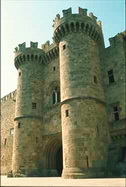
#> input picture devoir/DVI1/1468.jpg, 126 x 187 px; its folder holds only this picture in this run
$ jupyter execute Untitled.ipynb
#> lines starting #> are read from the running program, lines starting #| are printed output that depends on the picture
# Analyse de similarité d’image

Ce projet est une application basée sur Python qui analyse et compare les images en fonction des caractéristiques de couleur. Il calcule les histogrammes de couleur, identifie les couleurs dominantes et mesure la similarité entre les images à l’aide d’un histogramme et de mesures basées sur les couleurs. Les résultats comprennent des visualisations des images les plus similaires, ce qui le rend utile pour le traitement d’image et les applications de récupération d’image basée sur le contenu (CBIR).

### Étape 1 : Charger les images

Charger les images à partir du répertoire spécifié, en indiquant les chemins de toutes les images chargées.

[cell 1]
import os

image_dir = '../devoir/DVI1'
image_paths = [os.path.join(image_dir, f) for f in os.listdir(image_dir) if f.endswith(('.jpg', '.png'))]

### Étape 2 : Calculer et afficher les histogrammes de couleur

Calcule et affiche les histogrammes de chaque canal de couleur dans chaque image.

[cell 2]
import cv2
import numpy as np
import matplotlib.pyplot as plt

def calculate_color_histogram(image_path):
#> called with image_path = '../devoir/DVI1/1468.jpg'
    img = cv2.imread(image_path)
#> img is the input picture: shape (187, 126, 3); mean B, G, R 110.3, 134.5, 128.3
    chans = cv2.split(img)
    colors = ("b", "g", "r")
    histograms = {}

    # Calculate histogram for each color channel
    for (chan, color) in zip(chans, colors):
        hist = cv2.calcHist([chan], [0], None, [256], [0, 256])
        hist = cv2.normalize(hist, hist).flatten()
        histograms[color] = hist
#> this loop made 3 passes
#> color on passes 1 to 3: 'b', 'g', 'r'
#> after the loop, histograms = 3 items

    return histograms

# histograms calculation
image_histograms = {path: calculate_color_histogram(path) for path in image_paths}
#> image_histograms = 1 item

# Display histograms for the first few images
for i, (path, hist) in enumerate(image_histograms.items()):
    if i >= 1: break  # showing first images
    plt.figure(figsize=(10, 4))
    plt.suptitle(f"Histograms for {os.path.basename(path)}")

    for j, color in enumerate(("b", "g", "r")):
        plt.subplot(1, 3, j + 1)
        plt.plot(hist[color], color=color)
        plt.title(f"{color.upper()} channel")
    plt.show()
#> this loop made 1 pass
#> path on pass 1: '../devoir/DVI1/1468.jpg'
#> pass 1, `plt.show()`:
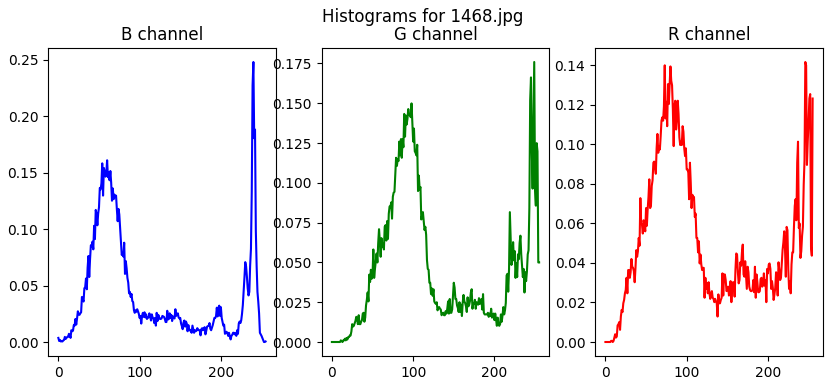
#> figure drawn by matplotlib, 3 panels; panel 1: curve peaks at x = 240, y = 0.248; panel 2: curve peaks at x = 249, y = 0.176; panel 3: curve peaks at x = 246, y = 0.142

### Étape 3 : Calculer et afficher les couleurs dominantes

Identifier et afficher les couleurs dominantes pour chaque image en utilisant KMeans clustering.

[cell 3]
from sklearn.cluster import KMeans
from collections import Counter

def find_dominant_colors(image_path, k=20, threshold=0.05):
#> called with image_path = '../devoir/DVI1/1468.jpg', k = 20, threshold = 0.05
    img = cv2.imread(image_path)
    img = cv2.cvtColor(img, cv2.COLOR_BGR2RGB)
    img = img.reshape((-1, 3))  # image pixels

    # clustering
    kmeans = KMeans(n_clusters=k, random_state=0).fit(img)

    # presence of each clus
    counts = Counter(kmeans.labels_)
#> counts = 20 items
    total_pixels = sum(counts.values())
#> total_pixels = 23562

    # Extract dominant colors
    dominant_colors = []
    for idx, count in counts.items():
        if count / total_pixels > threshold:
            dominant_colors.append(kmeans.cluster_centers_[idx])
#> this loop made 20 passes
#> (idx, count) on passes 1, 3, 4, 5, 6, 7, 8, 9, 10, 11, 12, 13: (14, 264), (11, 1050), (4, 1136), (13, 1465), (12, 143), (8, 2015), (16, 1792), (10, 1623), (17, 1201), (0, 916), (18, 582), (3, 818)
#> count on pass 2: 2330
#> after the loop, dominant_colors = [[242, 249.1, 240], [90.05, 105.3, 80.19], [75.83, 91.61, 66.96], [62.05, 77.38, 56.09], [53.2, 63.23, 43.95], [38.3, 50.56, 35], [111.5, 110.5, 75.18], [79.07, 79.99, 48.26], [96.36, 95.72, 60.2]]

    return np.array(dominant_colors)

# Calculate and display dominant colors for each image
image_dominant_colors = {path: find_dominant_colors(path, k=20) for path in image_paths}
#> image_dominant_colors = 1 item

# Display dominant colors for the first few images
for i, (path, colors) in enumerate(image_dominant_colors.items()):
    if i >= 5: break  # showing first 5 images
    plt.figure(figsize=(8, 2))
    plt.title(f"Dominant Colors for {os.path.basename(path)}")
    plt.imshow([colors.astype(int)])
    plt.axis('off')
    plt.show()
#> this loop made 1 pass
#> pass 1, `plt.show()`:
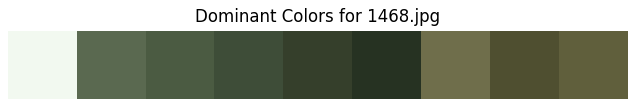
#> figure drawn by matplotlib, 1 panel

### Étape 4 : Calculer les distances de similarité

Calculer les distances par paires entre les images :
- **Distance de l’histogramme** : Basé sur la distance Bhattacharyya entre les histogrammes pour chaque canal de couleur.
- **Distance de couleur dominante** : Basé sur la distance euclidienne entre les ensembles de couleurs dominantes de chaque image.
- **Distance globale** : une métrique normalisée et combinée de l’histogramme et des distances de couleur dominante.

[cell 4]
def bhattacharyya_distance(hist1, hist2):
    return cv2.compareHist(hist1, hist2, cv2.HISTCMP_BHATTACHARYYA)

from scipy.spatial import distance

def dominant_color_distance(colors1, colors2):

    return distance.cdist(colors1, colors2, 'euclidean').mean()


histogram_distances = {}
dominant_color_distances = {}

for i, img_path1 in enumerate(image_paths):
    for j, img_path2 in enumerate(image_paths):
        if i < j:
            # Histogram Distance
            hist1 = image_histograms[img_path1]
            hist2 = image_histograms[img_path2]
            histogram_distances[(img_path1, img_path2)] = (
                bhattacharyya_distance(hist1["b"], hist2["b"]) +
                bhattacharyya_distance(hist1["g"], hist2["g"]) +
                bhattacharyya_distance(hist1["r"], hist2["r"])
            )

            # Dominant Color Distance
            colors1 = image_dominant_colors[img_path1]
            colors2 = image_dominant_colors[img_path2]
            dominant_color_distances[(img_path1, img_path2)] = dominant_color_distance(colors1, colors2)
#> after the loop, dominant_color_distances = 0 items; histogram_distances = 0 items

# Normalize and combine distances for a global similarity measure
global_distances = {}
for pair in histogram_distances:
    hist_dist = histogram_distances[pair]
    color_dist = dominant_color_distances[pair]

    # Normalize and combine
    global_distances[pair] = (hist_dist / max(histogram_distances.values())) + \
                             (color_dist / max(dominant_color_distances.values()))
#> this loop made 0 passes
#> after the loop, global_distances = 0 items

# Sort distances for analysis
sorted_histogram = sorted(histogram_distances.items(), key=lambda x: x[1])
#> sorted_histogram = []
sorted_color = sorted(dominant_color_distances.items(), key=lambda x: x[1])
#> sorted_color = []
sorted_global = sorted(global_distances.items(), key=lambda x: x[1])
#> sorted_global = []

### Étape 5 : Afficher les résultats

Afficher les 5 paires d’images les plus similaires en fonction de chaque mesure de similarité (histogramme, couleurs dominantes, mesure globale)

[cell 5]
from PIL import Image

def plot_similar_images(similar_pairs, title):
    plt.figure(figsize=(15, 10))
    plt.suptitle(title, fontsize=20)

    for i, ((img_path1, img_path2), score) in enumerate(similar_pairs):
        # Load the images
        img1 = Image.open(img_path1)
        img2 = Image.open(img_path2)

        # Plot each pair side by side
        plt.subplot(5, 2, 2*i + 1)
        plt.imshow(img1)
        plt.axis('off')
        plt.title(f"Image 1 - Score: {score:.4f}")

        plt.subplot(5, 2, 2*i + 2)
        plt.imshow(img2)
        plt.axis('off')
        plt.title(f"Image 2 - Score: {score:.4f}")

    plt.tight_layout(rect=[0, 0, 1, 0.96])
    plt.show()

# Select top 5 similar pairs for each metric
top_3_histogram = sorted_histogram[:3]
#> top_3_histogram = []
top_3_color = sorted_color[:3]
#> top_3_color = []
top_3_global = sorted_global[:3]
#> top_3_global = []

# Plot results
plot_similar_images(top_3_histogram, "Top 3 Similar Images by Histogram")
plot_similar_images(top_3_color, "Top 3 Similar Images by Dominant Colors")
plot_similar_images(top_3_global, "Top 3 Similar Images by Global Metric")

$ run again, on devoir/DVI1/1488.jpg
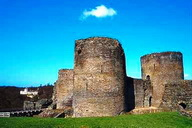
#> input picture devoir/DVI1/1488.jpg, 192 x 128 px
#> in calculate_color_histogram, img is the input picture: shape (128, 192, 3); mean B, G, R 159.6, 141.2, 61.9
#> the loop in calculate_color_histogram, `for (chan, color) in zip(chans, colors):` made 3 passes
#> color on passes 1 to 3: 'b', 'g', 'r'
#> after the loop in calculate_color_histogram, `for (chan, color) in zip(chans, colors):`: histograms = 3 items
#> image_histograms = 1 item
#> the loop `for i, (path, hist) in enumerate(image_histograms.items()):` made 1 pass
#> path on pass 1: '../devoir/DVI1/1488.jpg'
#> pass 1, `plt.show()`:
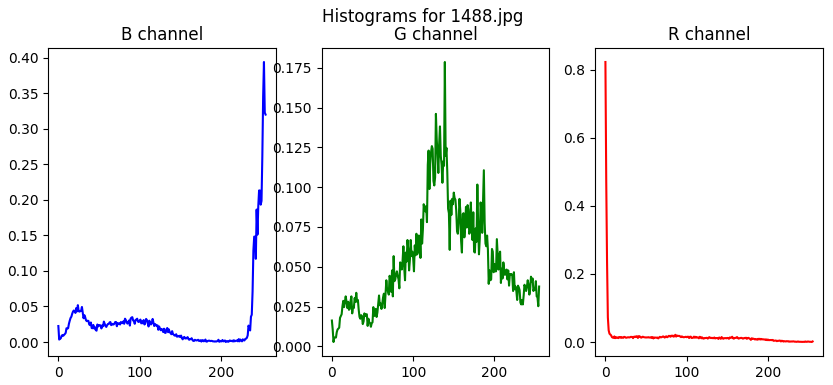
#> figure drawn by matplotlib, 3 panels; panel 1: curve peaks at x = 253, y = 0.394; panel 2: curve peaks at x = 139, y = 0.179; panel 3: curve peaks at x = 0, y = 0.823
#> counts = 20 items
#> total_pixels = 24576
#> the loop in find_dominant_colors, `for idx, count in counts.items():` made 20 passes
#> (idx, count) on passes 1 to 8: (4, 3797), (12, 3865), (10, 635), (0, 1125), (11, 201), (14, 166), (2, 2561), (17, 177)
#> after the loop in find_dominant_colors, `for idx, count in counts.items():`: dominant_colors = [[0.81, 136.2, 242.4], [1.54, 175.4, 249.8], [4.23, 211.3, 252.2], [128.3, 107.6, 86.85], [152.5, 127.2, 100.9], [105.8, 87.41, 70.22], [173.2, 145.6, 116.5]]
#> image_dominant_colors = 1 item
#> the loop `for i, (path, colors) in enumerate(image_dominant_colors.items()):` made 1 pass
#> pass 1, `plt.show()`:
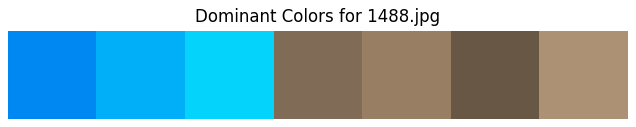
#> figure drawn by matplotlib, 1 panel
#> after the loop `for i, img_path1 in enumerate(image_paths):`: dominant_color_distances = 0 items
#> sorted_histogram = []

$ run again, on devoir/DVI1/3402.jpg
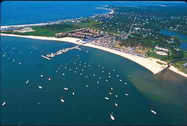
#> input picture devoir/DVI1/3402.jpg, 187 x 126 px
#> in calculate_color_histogram, img is the input picture: shape (126, 187, 3); mean B, G, R 112.5, 95.2, 45.6
#> the loop in calculate_color_histogram, `for (chan, color) in zip(chans, colors):` made 3 passes
#> color on passes 1 to 3: 'b', 'g', 'r'
#> after the loop in calculate_color_histogram, `for (chan, color) in zip(chans, colors):`: histograms = 3 items
#> image_histograms = 1 item
#> the loop `for i, (path, hist) in enumerate(image_histograms.items()):` made 1 pass
#> path on pass 1: '../devoir/DVI1/3402.jpg'
#> pass 1, `plt.show()`:
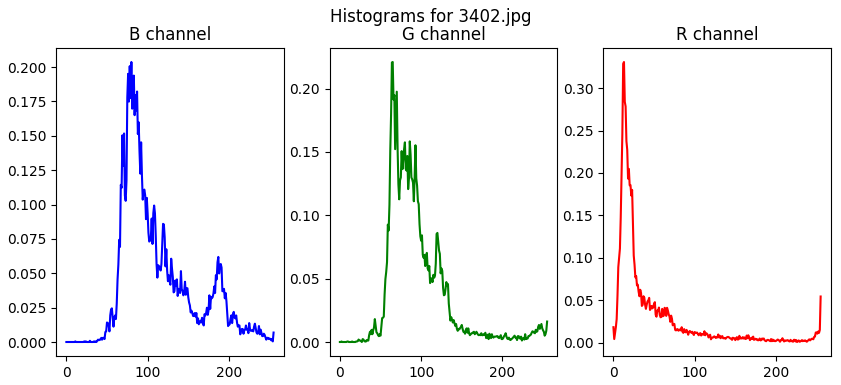
#> figure drawn by matplotlib, 3 panels; panel 1: curve peaks at x = 80, y = 0.204; panel 2: curve peaks at x = 65, y = 0.221; panel 3: curve peaks at x = 13, y = 0.331
#> counts = 20 items
#> total_pixels = 23562
#> the loop in find_dominant_colors, `for idx, count in counts.items():` made 20 passes
#> (idx, count) on passes 1 to 8: (13, 1826), (5, 4052), (10, 1192), (4, 1585), (19, 610), (14, 301), (9, 794), (0, 1527)
#> after the loop in find_dominant_colors, `for idx, count in counts.items():`: dominant_colors = [[14.06, 55.3, 64.99], [14.66, 65.84, 78.78], [15.12, 95.48, 136], [13.98, 120.2, 185.3], [13.54, 87.27, 114.7], [35.96, 90.27, 108], [21.82, 76.78, 92.93], [47.24, 76.01, 74.91], [68.08, 91.93, 86.66]]
#> image_dominant_colors = 1 item
#> the loop `for i, (path, colors) in enumerate(image_dominant_colors.items()):` made 1 pass
#> pass 1, `plt.show()`:
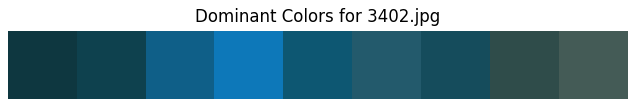
#> figure drawn by matplotlib, 1 panel
#> after the loop `for i, img_path1 in enumerate(image_paths):`: dominant_color_distances = 0 items
#> sorted_histogram = []

$ run again, on devoir/DVI1/3408.jpg
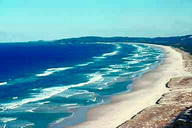
#> input picture devoir/DVI1/3408.jpg, 192 x 128 px
#> in calculate_color_histogram, img is the input picture: shape (128, 192, 3); mean B, G, R 178.2, 164.9, 104
#> the loop in calculate_color_histogram, `for (chan, color) in zip(chans, colors):` made 3 passes
#> color on passes 1 to 3: 'b', 'g', 'r'
#> after the loop in calculate_color_histogram, `for (chan, color) in zip(chans, colors):`: histograms = 3 items
#> image_histograms = 1 item
#> the loop `for i, (path, hist) in enumerate(image_histograms.items()):` made 1 pass
#> path on pass 1: '../devoir/DVI1/3408.jpg'
#> pass 1, `plt.show()`:
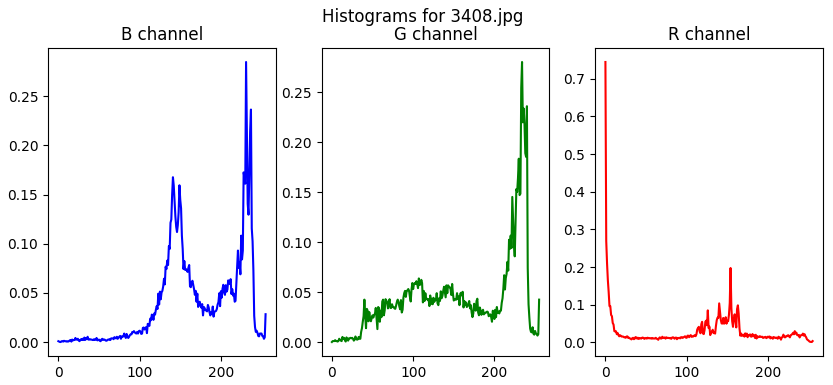
#> figure drawn by matplotlib, 3 panels; panel 1: curve peaks at x = 231, y = 0.285; panel 2: curve peaks at x = 234, y = 0.28; panel 3: curve peaks at x = 0, y = 0.745
#> counts = 20 items
#> total_pixels = 24576
#> the loop in find_dominant_colors, `for idx, count in counts.items():` made 20 passes
#> (idx, count) on passes 1 to 8: (19, 1863), (3, 865), (6, 2362), (16, 1350), (12, 2491), (0, 755), (10, 1004), (8, 3065)
#> after the loop in find_dominant_colors, `for idx, count in counts.items():`: dominant_colors = [[121.3, 229.1, 232.3], [145.8, 236.2, 234], [144.1, 211.6, 214.1], [160.4, 228.5, 228.8], [3.85, 94.79, 135.4], [10, 120.8, 150.9], [1.29, 57.71, 144], [237.3, 232, 207.6]]
#> image_dominant_colors = 1 item
#> the loop `for i, (path, colors) in enumerate(image_dominant_colors.items()):` made 1 pass
#> pass 1, `plt.show()`:
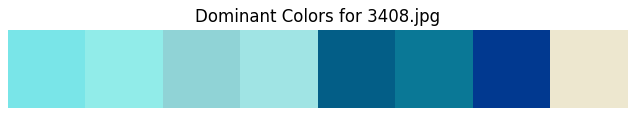
#> figure drawn by matplotlib, 1 panel
#> after the loop `for i, img_path1 in enumerate(image_paths):`: dominant_color_distances = 0 items
#> sorted_histogram = []
